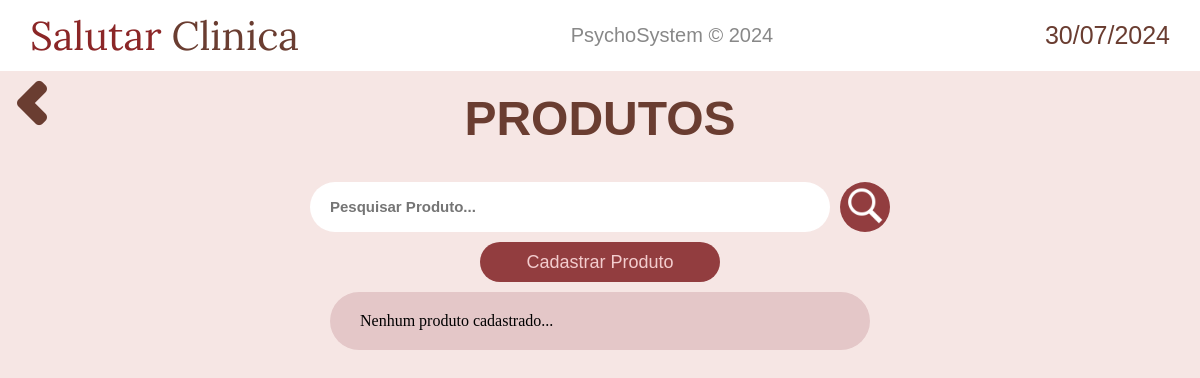
Page /produtos/ (signed in) on the earlier database version.
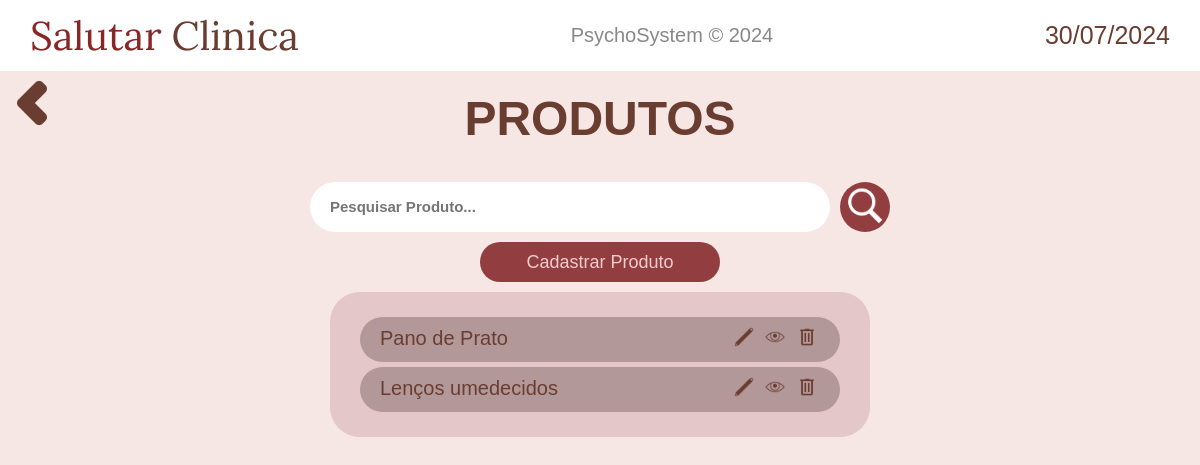
Same page on the later database version.
### produtos/models.py (models this page shows)
class Produto(models.Model):
    nome = models.CharField(max_length=50)
    descricao = models.TextField()
    preco_unit = models.DecimalField(max_digits=10, decimal_places=2)

### produtos/views.py (the view)
# urls.py: path('', views.display_produtos, name="display_produtos"),
@login_required(login_url='home:login')
def display_produtos(request):
    produtos = Produto.objects.all()
    context_ = {
        'data_atual': data_atual,
        'produtos': produtos,
    }
    return render(request, 'produtos/display.html', context_)

### produtos/templates/produtos/display.html (shortened to what this page needs)
{% extends 'base.html' %}
{% load static %}
{% block content %}
<div style="display: flex;">
    <a href="{% url 'home:navegacao' %}" class="return-button"><img src="{% static 'home/imagens/chevron-left.png' %}" alt=""></a>
    <h2 class="welcome-text"><a href="{% url 'produtos:display_produtos' %}">PRODUTOS</a></h2>
</div>
<main style="flex-direction: column;">
    <form action="{% url 'produtos:search' %}" method="get" style="justify-content: center; display: flex;">
        <input class="pesquisar-pacientes" type="text" id="search" name="q" placeholder="Pesquisar Produto...">
        <button type="submit" class="pesquisar-button">
            <img src="{% static 'pacientes/imagens/pesquisar-icon.png' %}" height="40" alt="">
        </button>
    </form>
    <a class="add-paciente-button" href="{% url 'produtos:cadastrar_produto' %}">
        Cadastrar Produto
    </a>
    <div class="mostrar-pacientes-container">
        {% if produtos %}
            {% for produto in produtos %}
                <div class="paciente-exibido">
                    <h4 style="font-weight: 500;">{{ produto.nome }}</h4>
                    <div class="icones-paciente">
                        <a href="{% url 'produtos:editar_produto' produto.id %}" style="margin: 0 3px;">
                            <img height="20" src="{% static 'pacientes/imagens/editar-icon.png' %}" alt="">
                        </a>
                        <a href="{% url 'produtos:infos' produto.id %}" style="margin: 0 3px;">
                            <img height="20" src="{% static 'pacientes/imagens/ver-icon.png' %}" alt="">
                        </a>
                        <a href="#" class="opcao-deletar" style="margin: 0 3px;" data-modal-id="modal-{{ produto.id }}">
                            <img height="20" src="{% static 'pacientes/imagens/excluir-icon.png' %}" alt="">
                        </a>
                    </div>
                </div>
            {% endfor %}
        {% else %}
            <h4 style="font-weight: 500;">Nenhum produto cadastrado...</h4>
        {% endif %}
    </div>
</main>
{% endblock content %}

### base/base.html (shortened to what this page needs)
{% load static %}
<!DOCTYPE html>
<html lang="en">
<head>
    <link rel="stylesheet" href="{% static 'home/css/navbar.css' %}">
    <link rel="stylesheet" href="{% static 'home/css/styles.css' %}">
    <link rel="stylesheet" href="{% static 'pacientes/css/styles.css' %}">
    <link rel="stylesheet" href="{% static 'produtos/css/styles.css' %}">
</head>
<body>
    {% include 'partials/navbar.html' %}
    {% block content %}{% endblock content %}
</body>
</html>

### base/partials/navbar.html
{% load static %}
<nav class="nav-bar">
    <a href="{% url 'home:logout' %}">
        <h1 style="font-family: 'Lora'; font-weight: 400; display: flex; color: #8b2627; font-size: 40px;">Salutar <p style="font-family: 'Lora'; color: #6a3d31; margin-left: 10px;">Clinica</p></h1>
    </a>
    <h2 class="titulo-central">PsychoSystem &copy; 2024</h2>
    <h4 class="data-atual">{{data_atual}}</h4>
</nav>

### static/home/css/navbar.css (style rules this page uses)
.titulo-central { color: #888; font-weight: 400; font-family: sans-serif; font-size: 20px; }
.data-atual { color: #6a3d31; font-size: 25px; font-weight: 500; font-family: sans-serif; }
.nav-bar { display: flex; justify-content: space-between; align-items: center; padding: 10px 30px; background-color: #fff; }

### static/home/css/styles.css (style rules this page uses)
* { margin: 0; padding: 0; }
body { background-color: #f6e6e4;; }
main { display: flex; margin-top: 3%; }
a { text-decoration: none; color: #6a3d31; }
.return-button { background-color: #ffffff00; border: none; cursor: pointer; position: absolute; }
.welcome-text { font-family: sans-serif; font-weight: bold; font-size: 3rem; color: #6a3d31; margin: 0 auto; margin-top: 20px; }

### static/pacientes/css/styles.css (style rules this page uses)
.pesquisar-pacientes { border: none; background-color: #fff; width: 40%; height: 40px; border-radius: 50px; padding: 5px 20px; }
.pesquisar-pacientes::placeholder { font-size: 15px; font-weight: bold; }
.add-paciente-button { display: flex; justify-content: center; align-items: center; width: 20%; height: 40px; border-radius: 50px; border: none; background-color: #923d3f; color: #f3cdce; font-size: 18px; font-family: sans-serif; margin: 10px auto; transition: 0.5s; }
.mostrar-pacientes-container { width: 40%; background-color: #e4c7c8; border-radius: 30px; padding: 20px 30px; margin: 0 auto; }
.paciente-exibido { display: flex; justify-content: space-between; background-color: #b39899; padding: 10px 20px; border-radius: 30px; font-family: sans-serif; font-size: 20px; color: #6a3d31; margin: 5px 0; }
.pesquisar-button { background-color: #923d3f; border: none; border-radius: 50px; height: 50px; width: 50px; margin-left: 10px; cursor: pointer; transition: 0.5s; }

Differences in the rows shown:
added Produto: nome "Pano de Prato"
added Produto: nome "Lenços umedecidos"
Other differences:
text no longer shown: "Nenhum produto cadastrado..."
